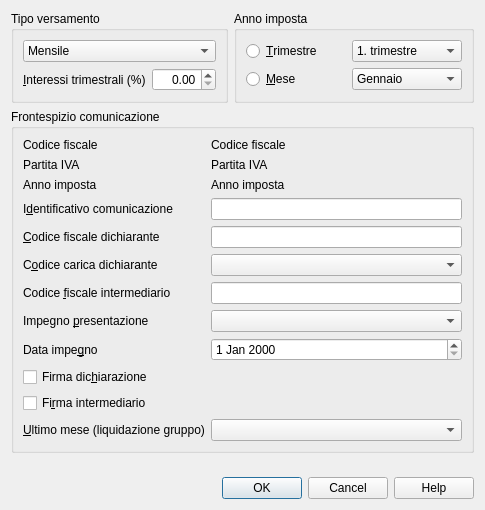
<?xml version="1.0" encoding="UTF-8"?>
<ui version="4.0">
 <class>ItalianVatReportDialog</class>
 <widget class="QDialog" name="ItalianVatReportDialog">
  <property name="geometry">
   <rect>
    <x>0</x>
    <y>0</y>
    <width>465</width>
    <height>510</height>
   </rect>
  </property>
  <property name="windowTitle">
   <string notr="true">Comunicazione IVA</string>
  </property>
  <layout class="QVBoxLayout" name="verticalLayout_4">
   <item>
    <layout class="QHBoxLayout" name="horizontalLayout_2">
     <item>
      <widget class="QGroupBox" name="liquidazioneGroupBox">
       <property name="title">
        <string>Tipo versamento</string>
       </property>
       <layout class="QVBoxLayout" name="verticalLayout">
        <item>
         <widget class="QComboBox" name="tipoVersamentoComboBox">
          <property name="sizePolicy">
           <sizepolicy hsizetype="Expanding" vsizetype="Fixed">
            <horstretch>0</horstretch>
            <verstretch>0</verstretch>
           </sizepolicy>
          </property>
          <property name="minimumSize">
           <size>
            <width>110</width>
            <height>0</height>
           </size>
          </property>
          <item>
           <property name="text">
            <string>Mensile</string>
           </property>
          </item>
          <item>
           <property name="text">
            <string>Trimestrale</string>
           </property>
          </item>
         </widget>
        </item>
        <item>
         <layout class="QHBoxLayout" name="horizontalLayout">
          <item>
           <widget class="QLabel" name="interesseLabel">
            <property name="text">
             <string notr="true">&amp;Interessi trimestrali (%)</string>
            </property>
            <property name="buddy">
             <cstring>interesseSpinBox</cstring>
            </property>
           </widget>
          </item>
          <item>
           <widget class="QDoubleSpinBox" name="interesseSpinBox">
            <property name="alignment">
             <set>Qt::AlignRight|Qt::AlignTrailing|Qt::AlignVCenter</set>
            </property>
            <property name="maximum">
             <double>100.000000000000000</double>
            </property>
           </widget>
          </item>
         </layout>
        </item>
       </layout>
      </widget>
     </item>
     <item>
      <widget class="QGroupBox" name="periodoGroupBox">
       <property name="title">
        <string notr="true">Anno imposta</string>
       </property>
       <layout class="QVBoxLayout" name="verticalLayout_3">
        <item>
         <layout class="QGridLayout" name="gridLayout_2">
          <item row="0" column="0">
           <widget class="QRadioButton" name="trimestreRadioButton">
            <property name="text">
             <string notr="true">&amp;Trimestre</string>
            </property>
           </widget>
          </item>
          <item row="0" column="1">
           <widget class="QComboBox" name="trimestreComboBox">
            <property name="minimumSize">
             <size>
              <width>110</width>
              <height>0</height>
             </size>
            </property>
            <item>
             <property name="text">
              <string notr="true">1. trimestre</string>
             </property>
            </item>
            <item>
             <property name="text">
              <string notr="true">2. trimestre</string>
             </property>
            </item>
            <item>
             <property name="text">
              <string notr="true">3. trimestre</string>
             </property>
            </item>
            <item>
             <property name="text">
              <string notr="true">4. trimestre</string>
             </property>
            </item>
           </widget>
          </item>
          <item row="1" column="0">
           <widget class="QRadioButton" name="meseRadioButton">
            <property name="minimumSize">
             <size>
              <width>100</width>
              <height>0</height>
             </size>
            </property>
            <property name="text">
             <string notr="true">&amp;Mese</string>
            </property>
           </widget>
          </item>
          <item row="1" column="1">
           <widget class="QComboBox" name="meseComboBox">
            <property name="minimumSize">
             <size>
              <width>110</width>
              <height>0</height>
             </size>
            </property>
            <item>
             <property name="text">
              <string notr="true">Gennaio</string>
             </property>
            </item>
            <item>
             <property name="text">
              <string notr="true">Febbraio</string>
             </property>
            </item>
            <item>
             <property name="text">
              <string notr="true">Marzo</string>
             </property>
            </item>
            <item>
             <property name="text">
              <string notr="true">Aprile</string>
             </property>
            </item>
            <item>
             <property name="text">
              <string notr="true">Maggio</string>
             </property>
            </item>
            <item>
             <property name="text">
              <string notr="true">Giugno</string>
             </property>
            </item>
            <item>
             <property name="text">
              <string notr="true">Luglio</string>
             </property>
            </item>
            <item>
             <property name="text">
              <string notr="true">Agosto</string>
             </property>
            </item>
            <item>
             <property name="text">
              <string notr="true">Settembre</string>
             </property>
            </item>
            <item>
             <property name="text">
              <string notr="true">Ottobre</string>
             </property>
            </item>
            <item>
             <property name="text">
              <string notr="true">Novembre</string>
             </property>
            </item>
            <item>
             <property name="text">
              <string notr="true">Dicembre</string>
             </property>
            </item>
           </widget>
          </item>
         </layout>
        </item>
       </layout>
      </widget>
     </item>
    </layout>
   </item>
   <item>
    <widget class="QGroupBox" name="intestazioneGroupBox">
     <property name="title">
      <string>Frontespizio comunicazione</string>
     </property>
     <layout class="QVBoxLayout" name="verticalLayout_2">
      <item>
       <layout class="QGridLayout" name="gridLayout">
        <item row="0" column="0">
         <widget class="QLabel" name="cfLabel">
          <property name="text">
           <string notr="true">Codice fiscale</string>
          </property>
         </widget>
        </item>
        <item row="0" column="1">
         <widget class="QLabel" name="cfLabel_2">
          <property name="text">
           <string notr="true">Codice fiscale</string>
          </property>
         </widget>
        </item>
        <item row="1" column="0">
         <widget class="QLabel" name="partitaIvaLabel">
          <property name="text">
           <string notr="true">Partita IVA</string>
          </property>
         </widget>
        </item>
        <item row="1" column="1">
         <widget class="QLabel" name="partitaIvaLabel_2">
          <property name="text">
           <string notr="true">Partita IVA</string>
          </property>
         </widget>
        </item>
        <item row="2" column="0">
         <widget class="QLabel" name="annoImpostaLabel">
          <property name="text">
           <string notr="true">Anno imposta</string>
          </property>
         </widget>
        </item>
        <item row="2" column="1">
         <widget class="QLabel" name="annoImpostaLabel_2">
          <property name="text">
           <string notr="true">Anno imposta</string>
          </property>
         </widget>
        </item>
        <item row="3" column="0">
         <widget class="QLabel" name="progressivoInvioLabel">
          <property name="text">
           <string notr="true">I&amp;dentificativo comunicazione</string>
          </property>
          <property name="buddy">
           <cstring>progressivoInvioLineEdit</cstring>
          </property>
         </widget>
        </item>
        <item row="3" column="1">
         <widget class="QLineEdit" name="progressivoInvioLineEdit">
          <property name="sizePolicy">
           <sizepolicy hsizetype="Expanding" vsizetype="Preferred">
            <horstretch>0</horstretch>
            <verstretch>0</verstretch>
           </sizepolicy>
          </property>
          <property name="mouseTracking">
           <bool>false</bool>
          </property>
          <property name="focusPolicy">
           <enum>Qt::StrongFocus</enum>
          </property>
          <property name="acceptDrops">
           <bool>false</bool>
          </property>
          <property name="toolTip">
           <string notr="true"/>
          </property>
          <property name="inputMethodHints">
           <set>Qt::ImhNone</set>
          </property>
          <property name="inputMask">
           <string notr="true"/>
          </property>
          <property name="text">
           <string notr="true"/>
          </property>
          <property name="frame">
           <bool>true</bool>
          </property>
          <property name="echoMode">
           <enum>QLineEdit::Normal</enum>
          </property>
          <property name="cursorPosition">
           <number>0</number>
          </property>
          <property name="placeholderText">
           <string notr="true"/>
          </property>
          <property name="cursorMoveStyle">
           <enum>Qt::LogicalMoveStyle</enum>
          </property>
         </widget>
        </item>
        <item row="4" column="0">
         <widget class="QLabel" name="cfDichiaranteLabel">
          <property name="text">
           <string notr="true">&amp;Codice fiscale dichiarante</string>
          </property>
          <property name="buddy">
           <cstring>cfDichiaranteLineEdit</cstring>
          </property>
         </widget>
        </item>
        <item row="4" column="1">
         <widget class="QLineEdit" name="cfDichiaranteLineEdit">
          <property name="sizePolicy">
           <sizepolicy hsizetype="Expanding" vsizetype="Preferred">
            <horstretch>0</horstretch>
            <verstretch>0</verstretch>
           </sizepolicy>
          </property>
          <property name="mouseTracking">
           <bool>false</bool>
          </property>
          <property name="focusPolicy">
           <enum>Qt::StrongFocus</enum>
          </property>
          <property name="acceptDrops">
           <bool>false</bool>
          </property>
          <property name="toolTip">
           <string notr="true"/>
          </property>
          <property name="inputMethodHints">
           <set>Qt::ImhNone</set>
          </property>
          <property name="inputMask">
           <string notr="true"/>
          </property>
          <property name="text">
           <string notr="true"/>
          </property>
          <property name="frame">
           <bool>true</bool>
          </property>
          <property name="echoMode">
           <enum>QLineEdit::Normal</enum>
          </property>
          <property name="cursorPosition">
           <number>0</number>
          </property>
          <property name="placeholderText">
           <string notr="true"/>
          </property>
          <property name="cursorMoveStyle">
           <enum>Qt::LogicalMoveStyle</enum>
          </property>
         </widget>
        </item>
        <item row="5" column="0">
         <widget class="QLabel" name="codiceCaricaLabel">
          <property name="text">
           <string notr="true">C&amp;odice carica dichiarante</string>
          </property>
          <property name="buddy">
           <cstring>codiceCaricaComboBox</cstring>
          </property>
         </widget>
        </item>
        <item row="5" column="1">
         <widget class="QComboBox" name="codiceCaricaComboBox">
          <property name="sizePolicy">
           <sizepolicy hsizetype="Expanding" vsizetype="Fixed">
            <horstretch>0</horstretch>
            <verstretch>0</verstretch>
           </sizepolicy>
          </property>
          <property name="minimumSize">
           <size>
            <width>110</width>
            <height>0</height>
           </size>
          </property>
          <item>
           <property name="text">
            <string notr="true"/>
           </property>
          </item>
          <item>
           <property name="text">
            <string notr="true">1 - Rappresentante legale</string>
           </property>
          </item>
          <item>
           <property name="text">
            <string notr="true">2 - Rappresentante di minore</string>
           </property>
          </item>
          <item>
           <property name="text">
            <string notr="true">3 - Curatore fallimentare</string>
           </property>
          </item>
          <item>
           <property name="text">
            <string notr="true">4 - Commissario liquidatore</string>
           </property>
          </item>
          <item>
           <property name="text">
            <string notr="true">5 - Commissario giudiziale</string>
           </property>
          </item>
          <item>
           <property name="text">
            <string notr="true">6 - Rappresentante fiscale di soggetto non residente</string>
           </property>
          </item>
          <item>
           <property name="text">
            <string notr="true">7 - Erede</string>
           </property>
          </item>
          <item>
           <property name="text">
            <string notr="true">8 - Liquidatore</string>
           </property>
          </item>
          <item>
           <property name="text">
            <string notr="true">9 - Soggetto per conto di un soggetto estinto</string>
           </property>
          </item>
          <item>
           <property name="text">
            <string notr="true">10 - Rappresentante fiscale di soggetto non residente</string>
           </property>
          </item>
          <item>
           <property name="text">
            <string notr="true">11 - Soggetto esercente l’attività tutoria del minore</string>
           </property>
          </item>
          <item>
           <property name="text">
            <string>12 - Liquidatore (periodo ante messa in liquidazione)</string>
           </property>
          </item>
          <item>
           <property name="text">
            <string>13 - Amministratore di condominio</string>
           </property>
          </item>
          <item>
           <property name="text">
            <string>14 - Soggetto per conto di una pubblica amministrazione</string>
           </property>
          </item>
          <item>
           <property name="text">
            <string>15 - Commissario liquidatore</string>
           </property>
          </item>
         </widget>
        </item>
        <item row="6" column="0">
         <widget class="QLabel" name="cfIntermediarioLabel">
          <property name="text">
           <string notr="true">Codice &amp;fiscale intermediario</string>
          </property>
          <property name="buddy">
           <cstring>cfIntermediarioLineEdit</cstring>
          </property>
         </widget>
        </item>
        <item row="6" column="1">
         <widget class="QLineEdit" name="cfIntermediarioLineEdit">
          <property name="sizePolicy">
           <sizepolicy hsizetype="Expanding" vsizetype="Preferred">
            <horstretch>0</horstretch>
            <verstretch>0</verstretch>
           </sizepolicy>
          </property>
          <property name="mouseTracking">
           <bool>false</bool>
          </property>
          <property name="focusPolicy">
           <enum>Qt::StrongFocus</enum>
          </property>
          <property name="acceptDrops">
           <bool>false</bool>
          </property>
          <property name="toolTip">
           <string notr="true"/>
          </property>
          <property name="inputMethodHints">
           <set>Qt::ImhNone</set>
          </property>
          <property name="inputMask">
           <string notr="true"/>
          </property>
          <property name="text">
           <string notr="true"/>
          </property>
          <property name="frame">
           <bool>true</bool>
          </property>
          <property name="echoMode">
           <enum>QLineEdit::Normal</enum>
          </property>
          <property name="cursorPosition">
           <number>0</number>
          </property>
          <property name="placeholderText">
           <string notr="true"/>
          </property>
          <property name="cursorMoveStyle">
           <enum>Qt::LogicalMoveStyle</enum>
          </property>
         </widget>
        </item>
        <item row="7" column="0">
         <widget class="QLabel" name="impegnoPresentazioneLabel">
          <property name="text">
           <string notr="true">Impegno &amp;presentazione</string>
          </property>
          <property name="buddy">
           <cstring>impegnoComboBox</cstring>
          </property>
         </widget>
        </item>
        <item row="7" column="1">
         <widget class="QComboBox" name="impegnoComboBox">
          <item>
           <property name="text">
            <string/>
           </property>
          </item>
          <item>
           <property name="text">
            <string>1</string>
           </property>
          </item>
          <item>
           <property name="text">
            <string>2</string>
           </property>
          </item>
         </widget>
        </item>
        <item row="8" column="0">
         <widget class="QLabel" name="dataImpegnoLabel">
          <property name="text">
           <string notr="true">Data impe&amp;gno</string>
          </property>
          <property name="buddy">
           <cstring>dataImpegnoDateEdit</cstring>
          </property>
         </widget>
        </item>
        <item row="8" column="1">
         <widget class="QDateEdit" name="dataImpegnoDateEdit"/>
        </item>
        <item row="9" column="0" colspan="2">
         <widget class="QCheckBox" name="firmaDichiarazioneCheckBox">
          <property name="layoutDirection">
           <enum>Qt::LeftToRight</enum>
          </property>
          <property name="text">
           <string notr="true">Firma dic&amp;hiarazione</string>
          </property>
         </widget>
        </item>
        <item row="10" column="0" colspan="2">
         <widget class="QCheckBox" name="firmaIntermediarioCheckBox">
          <property name="layoutDirection">
           <enum>Qt::LeftToRight</enum>
          </property>
          <property name="text">
           <string notr="true">Fi&amp;rma intermediario</string>
          </property>
         </widget>
        </item>
        <item row="11" column="0">
         <widget class="QLabel" name="ultimoMeseLabel">
          <property name="text">
           <string notr="true">&amp;Ultimo mese (liquidazione gruppo)</string>
          </property>
          <property name="buddy">
           <cstring>ultimoMeseComboBox</cstring>
          </property>
         </widget>
        </item>
        <item row="11" column="1">
         <widget class="QComboBox" name="ultimoMeseComboBox">
          <item>
           <property name="text">
            <string/>
           </property>
          </item>
          <item>
           <property name="text">
            <string>1</string>
           </property>
          </item>
          <item>
           <property name="text">
            <string>2</string>
           </property>
          </item>
          <item>
           <property name="text">
            <string>3</string>
           </property>
          </item>
          <item>
           <property name="text">
            <string>4</string>
           </property>
          </item>
          <item>
           <property name="text">
            <string>5</string>
           </property>
          </item>
          <item>
           <property name="text">
            <string>6</string>
           </property>
          </item>
          <item>
           <property name="text">
            <string>7</string>
           </property>
          </item>
          <item>
           <property name="text">
            <string>8</string>
           </property>
          </item>
          <item>
           <property name="text">
            <string>9</string>
           </property>
          </item>
          <item>
           <property name="text">
            <string>10</string>
           </property>
          </item>
          <item>
           <property name="text">
            <string>11</string>
           </property>
          </item>
          <item>
           <property name="text">
            <string>13</string>
           </property>
          </item>
          <item>
           <property name="text">
            <string>99</string>
           </property>
          </item>
         </widget>
        </item>
       </layout>
      </item>
     </layout>
    </widget>
   </item>
   <item>
    <spacer name="verticalSpacer">
     <property name="orientation">
      <enum>Qt::Vertical</enum>
     </property>
     <property name="sizeHint" stdset="0">
      <size>
       <width>17</width>
       <height>51</height>
      </size>
     </property>
    </spacer>
   </item>
   <item>
    <widget class="QDialogButtonBox" name="buttonBox">
     <property name="standardButtons">
      <set>QDialogButtonBox::Cancel|QDialogButtonBox::Help|QDialogButtonBox::Ok</set>
     </property>
    </widget>
   </item>
  </layout>
 </widget>
 <tabstops>
  <tabstop>tipoVersamentoComboBox</tabstop>
  <tabstop>interesseSpinBox</tabstop>
  <tabstop>trimestreRadioButton</tabstop>
  <tabstop>trimestreComboBox</tabstop>
  <tabstop>meseRadioButton</tabstop>
  <tabstop>meseComboBox</tabstop>
  <tabstop>progressivoInvioLineEdit</tabstop>
  <tabstop>cfDichiaranteLineEdit</tabstop>
  <tabstop>codiceCaricaComboBox</tabstop>
  <tabstop>cfIntermediarioLineEdit</tabstop>
  <tabstop>impegnoComboBox</tabstop>
  <tabstop>dataImpegnoDateEdit</tabstop>
  <tabstop>firmaDichiarazioneCheckBox</tabstop>
  <tabstop>firmaIntermediarioCheckBox</tabstop>
  <tabstop>ultimoMeseComboBox</tabstop>
 </tabstops>
 <resources/>
 <connections>
  <connection>
   <sender>buttonBox</sender>
   <signal>rejected()</signal>
   <receiver>ItalianVatReportDialog</receiver>
   <slot>reject()</slot>
   <hints>
    <hint type="sourcelabel">
     <x>290</x>
     <y>479</y>
    </hint>
    <hint type="destinationlabel">
     <x>204</x>
     <y>308</y>
    </hint>
   </hints>
  </connection>
 </connections>
 <slots>
  <slot>checkdata()</slot>
 </slots>
</ui>
